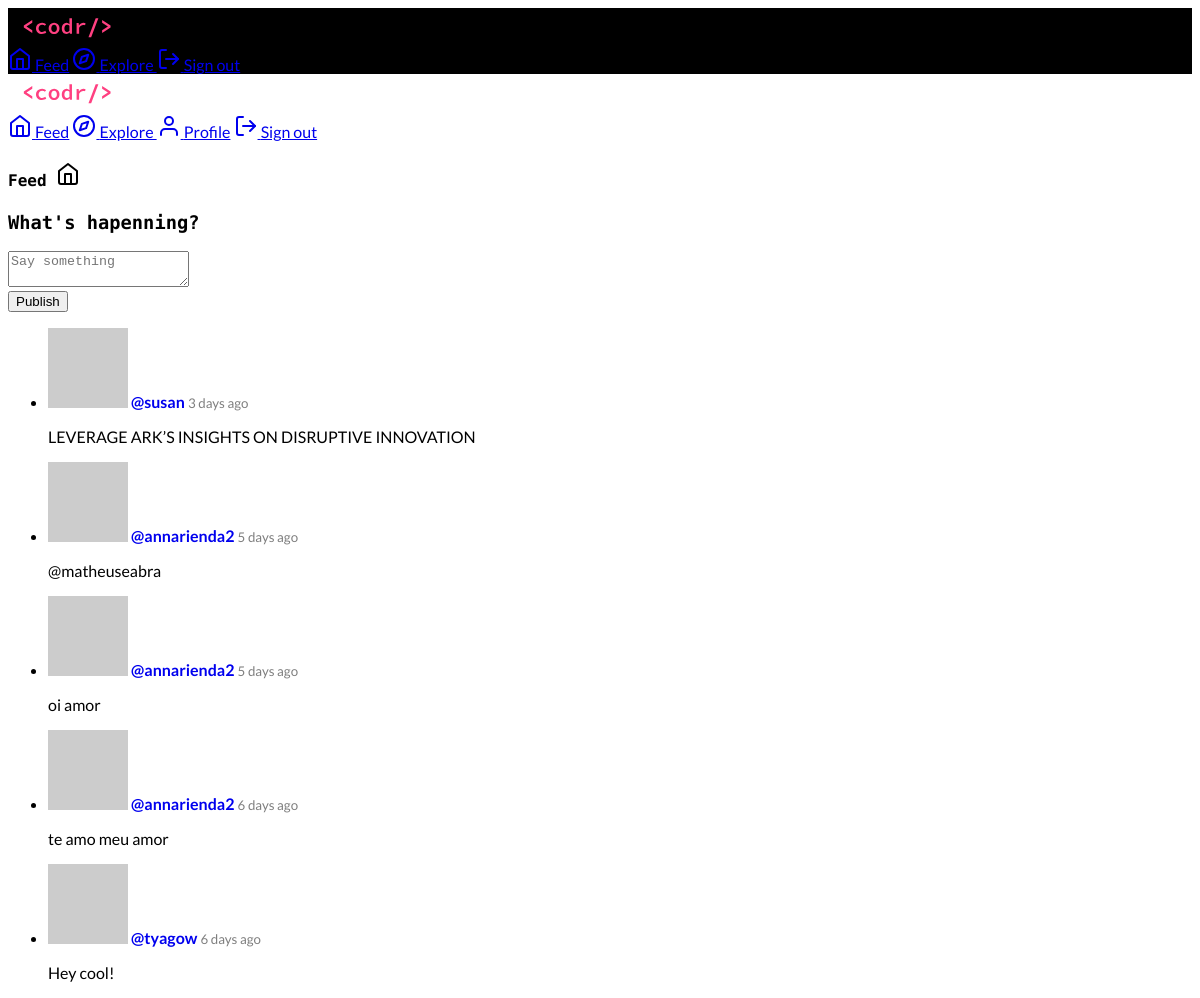
Page /feed (signed in) on the earlier database version.
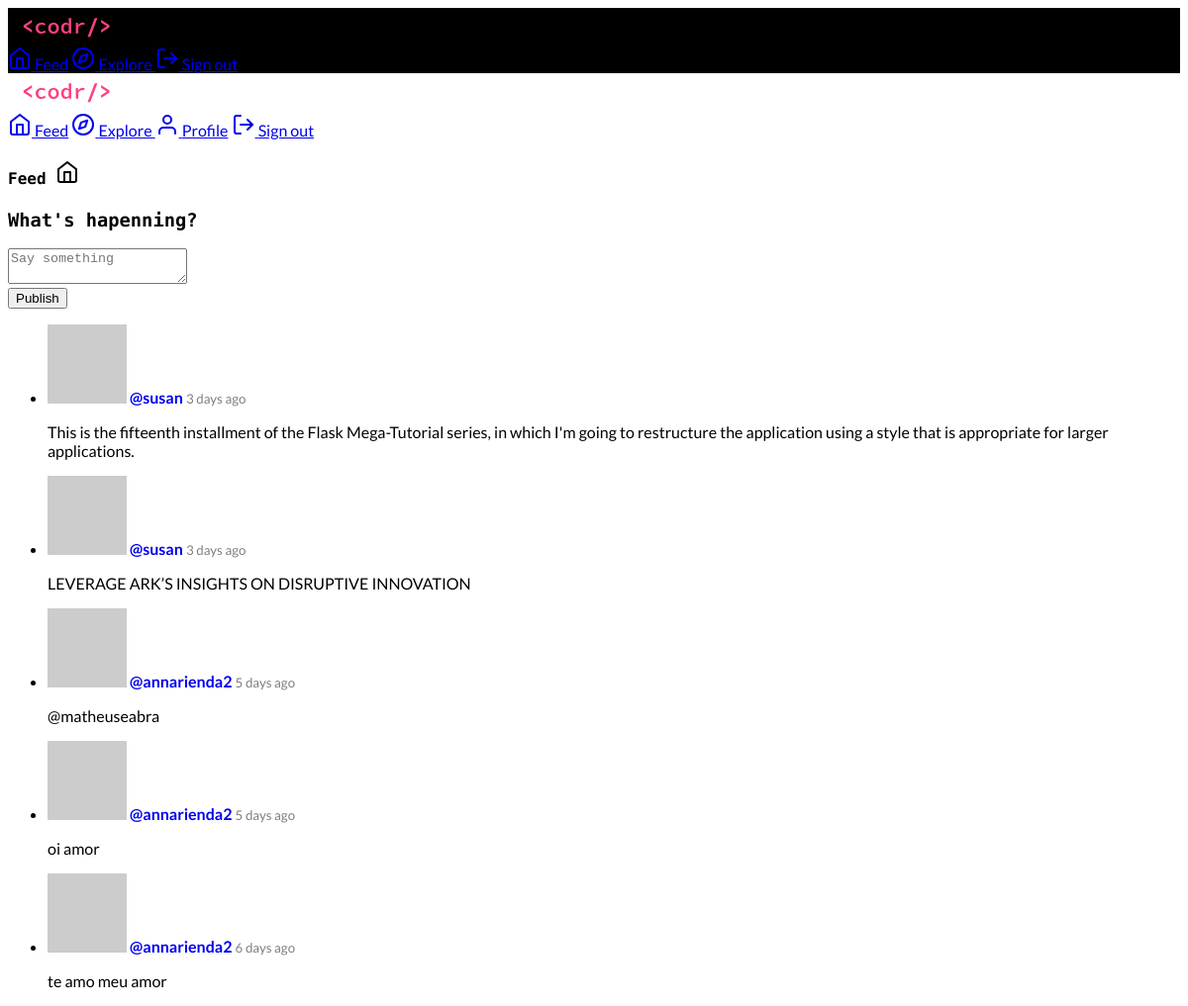
Same page on the later database version.
### app/models.py (models this page shows, shortened)
class Post(db.Model):
    id = db.Column(db.Integer, primary_key=True)
    body = db.Column(db.String(140))
    timestamp = db.Column(db.DateTime, index=True, default=datetime.utcnow)
    user_id = db.Column(db.Integer, db.ForeignKey("user.id"))

### app/main/routes.py (the view)
@blueprint.route("/feed", methods=["GET", "POST"])
@login_required
def feed():
    form = PostForm()
    if form.validate_on_submit():
        post = Post(body=form.post.data, author=current_user)
        db.session.add(post)
        db.session.commit()
        return redirect(url_for("main.feed"))
    page = request.args.get("page", 1, type=int)
    posts = current_user.followed_posts().paginate(
        page, current_app.config["PAGINATION_LIMIT"], False
    )
    return render_template("feed.html", title="Feed", form=form, posts=posts.items)

### app/main/forms.py
class PostForm(FlaskForm):
    post = TextAreaField(
        "Say something", validators=[DataRequired(), Length(min=1, max=280)]
    )
    submit = SubmitField("Publish")

### app/main/routes.py (called while the page is built)
@blueprint.before_request
def before_request():
    if current_user.is_authenticated:
        current_user.last_seen = datetime.utcnow()
        db.session.commit()
        g.locale = str(get_locale())

### app/models.py (called while the page is built)
@login.user_loader
def load_user(id):
    return User.query.get(int(id))

    def avatar(self, size):
        digest = md5(self.email.lower().encode("utf8")).hexdigest()
        return "https://www.gravatar.com/avatar/{}?d=identicon&s={}".format(
            digest, size
        )

    def followed_posts(self):
        followed = Post.query.join(
            followers, (followers.c.followed_id == Post.user_id)
        ).filter(followers.c.follower_id == self.id)
        own = Post.query.filter_by(user_id=self.id)
        return followed.union(own).order_by(Post.timestamp.desc())

### app/templates/feed.html (shortened to what this page needs)
{% extends "base.html" %}
{% block content %}
<div class="mdl-grid">
    <div class="mdl-cell mdl-cell--4-col mdl-cell--12-col-tablet mdl-cell--12-col-phone">
        <h4>Feed <i data-feather="home"></i></h4>
        <form action="" method="post">
            <div class="demo-card-square mdl-card mdl-shadow--2dp">
                <div class="mdl-card__title mdl-card--expand">
                    <h3 class="mdl-card__title-text font-sc"><b>What's hapenning?</b></h3>
                </div>
                <div class="mdl-card__supporting-text">
                    <div class="mdl-textfield mdl-js-textfield">
                        {{ form.post(class="mdl-textfield__input", placeholder="Say something") }}
                    </div>
                    {{ form.submit(class="mdl-button font-sc mdl-js-button mdl-button--raised mdl-js-ripple-effect mdl-button--accent") }}
                </div>
            </div>
        </form>
    </div>
    <div class="mdl-cell mdl-cell--8-col mdl-cell--12-col-tablet mdl-cell--12-col-phone">
        <ul class="demo-list-three mdl-list">
            {% for post in posts %}
            {% include 'partials/_post.html' %}
            {% endfor %}
        </ul>
    </div>
</div>
{% endblock %}

### app/templates/partials/_post.html (shortened to what this page needs)
<li class="mdl-list__item mdl-list__item--three-line">
  <span class="mdl-list__item-primary-content">
    <img src="{{ post.author.avatar(42) }}" class="material-icons mdl-list__item-avatar" />
    {{ _('%(username)s', username=user_link) }}
    <p class="mdl-list__item-text-body">
      {{ post.body }}
    </p>
  </span>
</li>

Differences in the rows shown:
no longer on this page (row unchanged): Post: body "Hey cool!"
added Post: body "This is the fifteenth installment of the Flask Mega-Tutorial series, in which I'm going to restructure the application using a style that is appropriate for larger applications."
